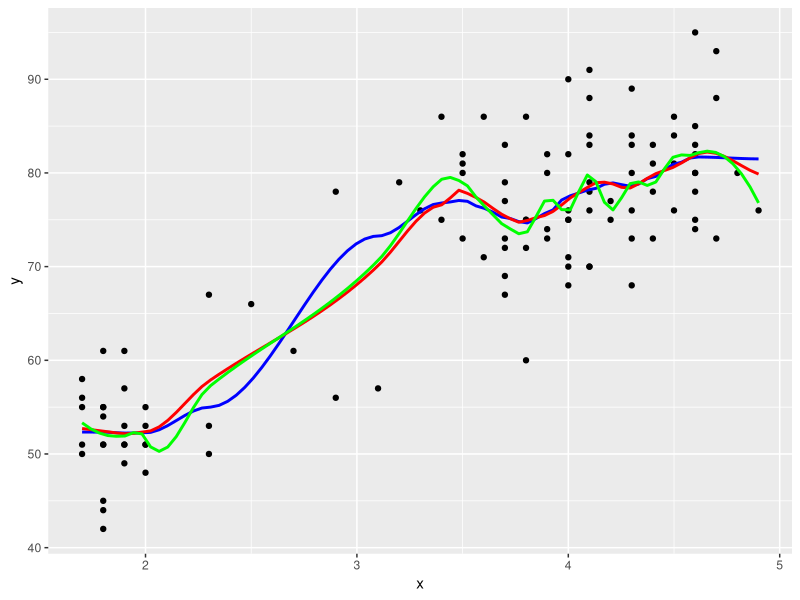
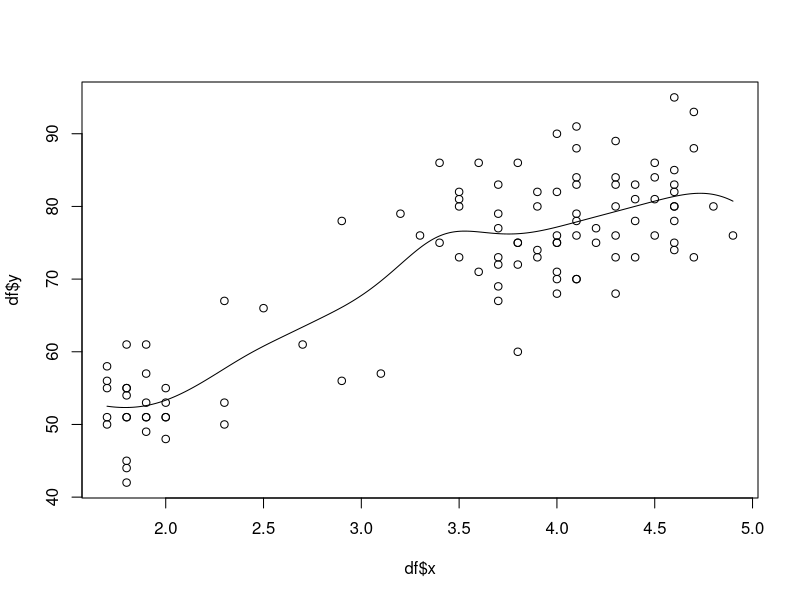

R code for these plots, in order:
## ---- chunk 1
knitr::opts_chunk$set(echo = TRUE)
library(tidyverse)
library("ggpubr")
library(KernSmooth)
## ---- chunk 2
geyser <- read.table('Datos-geyser.txt', header = TRUE)

df <- data.frame(y=geyser$Y, x=geyser$X)
ggplot(df, aes(x, y)) + 
  geom_point() +
  geom_smooth(method = 'loess', se = FALSE, span = 0.25, method.args = list(degree=0), color="blue") +
  geom_smooth(method = 'loess', se = FALSE, span = 0.25, method.args = list(degree=1), color="red") +
  geom_smooth(method = 'loess', se = FALSE, span = 0.25, method.args = list(degree=2), color="green")

## ---- chunk 3
geyser <- read.table('Datos-geyser.txt', header = TRUE)

df <- data.frame(y=geyser$Y, x=geyser$X)

ajuste <- with(df, locpoly(x, y, degree = 1, bandwidth = 0.25, gridsize = nrow(df)))

plot(df$x, df$y)
fit <- locpoly(df$x, df$y, bandwidth = 0.25)
lines(fit)
